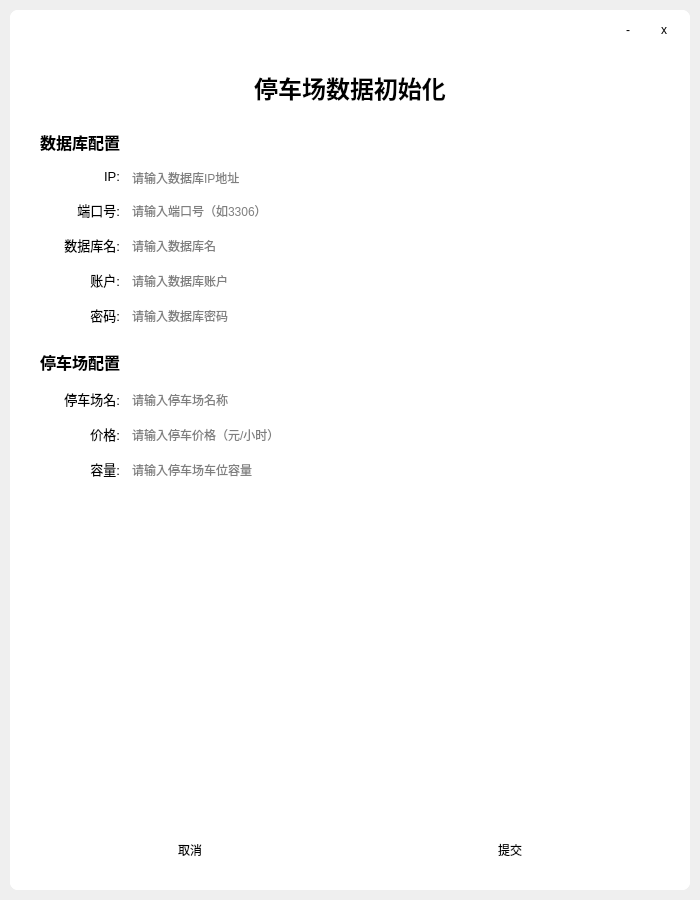
<?xml version="1.0" encoding="UTF-8"?>
<ui version="4.0">
 <class>ConfigInitDialog</class>
 <widget class="QDialog" name="ConfigInitDialog">
  <property name="geometry">
   <rect>
    <x>0</x>
    <y>0</y>
    <width>700</width>
    <height>900</height>
   </rect>
  </property>
  <property name="minimumSize">
   <size>
    <width>700</width>
    <height>900</height>
   </size>
  </property>
  <property name="maximumSize">
   <size>
    <width>700</width>
    <height>900</height>
   </size>
  </property>
  <property name="windowTitle">
   <string>停车场数据初始化</string>
  </property>
  <layout class="QVBoxLayout" name="outerLayout">
   <property name="leftMargin">
    <number>10</number>
   </property>
   <property name="topMargin">
    <number>10</number>
   </property>
   <property name="rightMargin">
    <number>10</number>
   </property>
   <property name="bottomMargin">
    <number>10</number>
   </property>
   <item>
    <widget class="QWidget" name="mainContainer">
     <property name="styleSheet">
      <string>background-color: white; border-radius: 8px;</string>
     </property>
     <layout class="QVBoxLayout" name="containerLayout">
      <property name="spacing">
       <number>0</number>
      </property>
      <property name="leftMargin">
       <number>0</number>
      </property>
      <property name="topMargin">
       <number>0</number>
      </property>
      <property name="rightMargin">
       <number>0</number>
      </property>
      <property name="bottomMargin">
       <number>0</number>
      </property>
      <item>
       <widget class="QWidget" name="titleBar">
        <property name="minimumSize">
         <size>
          <width>0</width>
          <height>40</height>
         </size>
        </property>
        <property name="maximumSize">
         <size>
          <width>16777215</width>
          <height>40</height>
         </size>
        </property>
        <layout class="QHBoxLayout" name="titleBarLayout">
         <property name="spacing">
          <number>0</number>
         </property>
         <property name="leftMargin">
          <number>0</number>
         </property>
         <property name="topMargin">
          <number>0</number>
         </property>
         <property name="rightMargin">
          <number>8</number>
         </property>
         <property name="bottomMargin">
          <number>0</number>
         </property>
         <item>
          <spacer name="titleSpacer">
           <property name="orientation">
            <enum>Qt::Horizontal</enum>
           </property>
           <property name="sizeHint" stdset="0">
            <size>
             <width>40</width>
             <height>20</height>
            </size>
           </property>
          </spacer>
         </item>
         <item>
          <widget class="QPushButton" name="btnMinimize">
           <property name="minimumSize">
            <size>
             <width>36</width>
             <height>28</height>
            </size>
           </property>
           <property name="maximumSize">
            <size>
             <width>36</width>
             <height>28</height>
            </size>
           </property>
           <property name="cursor">
            <cursorShape>PointingHandCursor</cursorShape>
           </property>
           <property name="text">
            <string>-</string>
           </property>
          </widget>
         </item>
         <item>
          <widget class="QPushButton" name="btnClose">
           <property name="minimumSize">
            <size>
             <width>36</width>
             <height>28</height>
            </size>
           </property>
           <property name="maximumSize">
            <size>
             <width>36</width>
             <height>28</height>
            </size>
           </property>
           <property name="cursor">
            <cursorShape>PointingHandCursor</cursorShape>
           </property>
           <property name="text">
            <string>x</string>
           </property>
          </widget>
         </item>
        </layout>
       </widget>
      </item>
      <item>
       <widget class="QWidget" name="contentArea">
        <layout class="QVBoxLayout" name="mainLayout">
         <property name="spacing">
          <number>15</number>
         </property>
         <property name="leftMargin">
          <number>30</number>
         </property>
         <property name="topMargin">
          <number>20</number>
         </property>
         <property name="rightMargin">
          <number>30</number>
         </property>
         <property name="bottomMargin">
          <number>20</number>
         </property>
         <item>
          <widget class="QLabel" name="titleLabel">
           <property name="text">
            <string>&lt;html&gt;&lt;head/&gt;&lt;body&gt;&lt;p align=&quot;center&quot;&gt;&lt;span style=&quot; font-size:18pt; font-weight:600;&quot;&gt;停车场数据初始化&lt;/span&gt;&lt;/p&gt;&lt;/body&gt;&lt;/html&gt;</string>
           </property>
           <property name="alignment">
            <set>Qt::AlignCenter</set>
           </property>
          </widget>
         </item>
         <item>
          <spacer name="topSpacer">
           <property name="orientation">
            <enum>Qt::Vertical</enum>
           </property>
           <property name="sizeType">
            <enum>QSizePolicy::Fixed</enum>
           </property>
           <property name="sizeHint" stdset="0">
            <size>
             <width>20</width>
             <height>10</height>
            </size>
           </property>
          </spacer>
         </item>
         <item>
          <widget class="QLabel" name="dbSectionLabel">
           <property name="text">
            <string>&lt;html&gt;&lt;head/&gt;&lt;body&gt;&lt;p&gt;&lt;span style=&quot; font-size:12pt; font-weight:600;&quot;&gt;数据库配置&lt;/span&gt;&lt;/p&gt;&lt;/body&gt;&lt;/html&gt;</string>
           </property>
          </widget>
         </item>
         <item>
          <layout class="QHBoxLayout" name="ipLayout">
           <property name="spacing">
            <number>10</number>
           </property>
           <item>
            <widget class="QLabel" name="lblIP">
             <property name="minimumSize">
              <size>
               <width>80</width>
               <height>0</height>
              </size>
             </property>
             <property name="maximumSize">
              <size>
               <width>80</width>
               <height>16777215</height>
              </size>
             </property>
             <property name="text">
              <string>&lt;html&gt;&lt;head/&gt;&lt;body&gt;&lt;p&gt;&lt;span style=&quot; font-size:10pt;&quot;&gt;IP:&lt;/span&gt;&lt;/p&gt;&lt;/body&gt;&lt;/html&gt;</string>
             </property>
             <property name="alignment">
              <set>Qt::AlignRight|Qt::AlignTrailing|Qt::AlignVCenter</set>
             </property>
            </widget>
           </item>
           <item>
            <widget class="QLineEdit" name="txtIP">
             <property name="placeholderText">
              <string>请输入数据库IP地址</string>
             </property>
            </widget>
           </item>
          </layout>
         </item>
         <item>
          <layout class="QHBoxLayout" name="portLayout">
           <property name="spacing">
            <number>10</number>
           </property>
           <item>
            <widget class="QLabel" name="lblPort">
             <property name="minimumSize">
              <size>
               <width>80</width>
               <height>0</height>
              </size>
             </property>
             <property name="maximumSize">
              <size>
               <width>80</width>
               <height>16777215</height>
              </size>
             </property>
             <property name="text">
              <string>&lt;html&gt;&lt;head/&gt;&lt;body&gt;&lt;p&gt;&lt;span style=&quot; font-size:10pt;&quot;&gt;端口号:&lt;/span&gt;&lt;/p&gt;&lt;/body&gt;&lt;/html&gt;</string>
             </property>
             <property name="alignment">
              <set>Qt::AlignRight|Qt::AlignTrailing|Qt::AlignVCenter</set>
             </property>
            </widget>
           </item>
           <item>
            <widget class="QLineEdit" name="txtPort">
             <property name="placeholderText">
              <string>请输入端口号（如3306）</string>
             </property>
            </widget>
           </item>
          </layout>
         </item>
         <item>
          <layout class="QHBoxLayout" name="dbNameLayout">
           <property name="spacing">
            <number>10</number>
           </property>
           <item>
            <widget class="QLabel" name="lblDBName">
             <property name="minimumSize">
              <size>
               <width>80</width>
               <height>0</height>
              </size>
             </property>
             <property name="maximumSize">
              <size>
               <width>80</width>
               <height>16777215</height>
              </size>
             </property>
             <property name="text">
              <string>&lt;html&gt;&lt;head/&gt;&lt;body&gt;&lt;p&gt;&lt;span style=&quot; font-size:10pt;&quot;&gt;数据库名:&lt;/span&gt;&lt;/p&gt;&lt;/body&gt;&lt;/html&gt;</string>
             </property>
             <property name="alignment">
              <set>Qt::AlignRight|Qt::AlignTrailing|Qt::AlignVCenter</set>
             </property>
            </widget>
           </item>
           <item>
            <widget class="QLineEdit" name="txtDBName">
             <property name="placeholderText">
              <string>请输入数据库名</string>
             </property>
            </widget>
           </item>
          </layout>
         </item>
         <item>
          <layout class="QHBoxLayout" name="usernameLayout">
           <property name="spacing">
            <number>10</number>
           </property>
           <item>
            <widget class="QLabel" name="lblUsername">
             <property name="minimumSize">
              <size>
               <width>80</width>
               <height>0</height>
              </size>
             </property>
             <property name="maximumSize">
              <size>
               <width>80</width>
               <height>16777215</height>
              </size>
             </property>
             <property name="text">
              <string>&lt;html&gt;&lt;head/&gt;&lt;body&gt;&lt;p&gt;&lt;span style=&quot; font-size:10pt;&quot;&gt;账户:&lt;/span&gt;&lt;/p&gt;&lt;/body&gt;&lt;/html&gt;</string>
             </property>
             <property name="alignment">
              <set>Qt::AlignRight|Qt::AlignTrailing|Qt::AlignVCenter</set>
             </property>
            </widget>
           </item>
           <item>
            <widget class="QLineEdit" name="txtUsername">
             <property name="placeholderText">
              <string>请输入数据库账户</string>
             </property>
            </widget>
           </item>
          </layout>
         </item>
         <item>
          <layout class="QHBoxLayout" name="passwordLayout">
           <property name="spacing">
            <number>10</number>
           </property>
           <item>
            <widget class="QLabel" name="lblPassword">
             <property name="minimumSize">
              <size>
               <width>80</width>
               <height>0</height>
              </size>
             </property>
             <property name="maximumSize">
              <size>
               <width>80</width>
               <height>16777215</height>
              </size>
             </property>
             <property name="text">
              <string>&lt;html&gt;&lt;head/&gt;&lt;body&gt;&lt;p&gt;&lt;span style=&quot; font-size:10pt;&quot;&gt;密码:&lt;/span&gt;&lt;/p&gt;&lt;/body&gt;&lt;/html&gt;</string>
             </property>
             <property name="alignment">
              <set>Qt::AlignRight|Qt::AlignTrailing|Qt::AlignVCenter</set>
             </property>
            </widget>
           </item>
           <item>
            <widget class="QLineEdit" name="txtPassword">
             <property name="echoMode">
              <enum>QLineEdit::Password</enum>
             </property>
             <property name="placeholderText">
              <string>请输入数据库密码</string>
             </property>
            </widget>
           </item>
          </layout>
         </item>
         <item>
          <spacer name="middleSpacer">
           <property name="orientation">
            <enum>Qt::Vertical</enum>
           </property>
           <property name="sizeType">
            <enum>QSizePolicy::Fixed</enum>
           </property>
           <property name="sizeHint" stdset="0">
            <size>
             <width>20</width>
             <height>10</height>
            </size>
           </property>
          </spacer>
         </item>
         <item>
          <widget class="QLabel" name="parkingSectionLabel">
           <property name="text">
            <string>&lt;html&gt;&lt;head/&gt;&lt;body&gt;&lt;p&gt;&lt;span style=&quot; font-size:12pt; font-weight:600;&quot;&gt;停车场配置&lt;/span&gt;&lt;/p&gt;&lt;/body&gt;&lt;/html&gt;</string>
           </property>
          </widget>
         </item>
         <item>
          <layout class="QHBoxLayout" name="parkingNameLayout">
           <property name="spacing">
            <number>10</number>
           </property>
           <item>
            <widget class="QLabel" name="lblParkingName">
             <property name="minimumSize">
              <size>
               <width>80</width>
               <height>0</height>
              </size>
             </property>
             <property name="maximumSize">
              <size>
               <width>80</width>
               <height>16777215</height>
              </size>
             </property>
             <property name="text">
              <string>&lt;html&gt;&lt;head/&gt;&lt;body&gt;&lt;p&gt;&lt;span style=&quot; font-size:10pt;&quot;&gt;停车场名:&lt;/span&gt;&lt;/p&gt;&lt;/body&gt;&lt;/html&gt;</string>
             </property>
             <property name="alignment">
              <set>Qt::AlignRight|Qt::AlignTrailing|Qt::AlignVCenter</set>
             </property>
            </widget>
           </item>
           <item>
            <widget class="QLineEdit" name="txtParkingName">
             <property name="placeholderText">
              <string>请输入停车场名称</string>
             </property>
            </widget>
           </item>
          </layout>
         </item>
         <item>
          <layout class="QHBoxLayout" name="priceLayout">
           <property name="spacing">
            <number>10</number>
           </property>
           <item>
            <widget class="QLabel" name="lblPrice">
             <property name="minimumSize">
              <size>
               <width>80</width>
               <height>0</height>
              </size>
             </property>
             <property name="maximumSize">
              <size>
               <width>80</width>
               <height>16777215</height>
              </size>
             </property>
             <property name="text">
              <string>&lt;html&gt;&lt;head/&gt;&lt;body&gt;&lt;p&gt;&lt;span style=&quot; font-size:10pt;&quot;&gt;价格:&lt;/span&gt;&lt;/p&gt;&lt;/body&gt;&lt;/html&gt;</string>
             </property>
             <property name="alignment">
              <set>Qt::AlignRight|Qt::AlignTrailing|Qt::AlignVCenter</set>
             </property>
            </widget>
           </item>
           <item>
            <widget class="QLineEdit" name="txtPrice">
             <property name="placeholderText">
              <string>请输入停车价格（元/小时）</string>
             </property>
            </widget>
           </item>
          </layout>
         </item>
         <item>
          <layout class="QHBoxLayout" name="capacityLayout">
           <property name="spacing">
            <number>10</number>
           </property>
           <item>
            <widget class="QLabel" name="lblCapacity">
             <property name="minimumSize">
              <size>
               <width>80</width>
               <height>0</height>
              </size>
             </property>
             <property name="maximumSize">
              <size>
               <width>80</width>
               <height>16777215</height>
              </size>
             </property>
             <property name="text">
              <string>&lt;html&gt;&lt;head/&gt;&lt;body&gt;&lt;p&gt;&lt;span style=&quot; font-size:10pt;&quot;&gt;容量:&lt;/span&gt;&lt;/p&gt;&lt;/body&gt;&lt;/html&gt;</string>
             </property>
             <property name="alignment">
              <set>Qt::AlignRight|Qt::AlignTrailing|Qt::AlignVCenter</set>
             </property>
            </widget>
           </item>
           <item>
            <widget class="QLineEdit" name="txtCapacity">
             <property name="placeholderText">
              <string>请输入停车场车位容量</string>
             </property>
            </widget>
           </item>
          </layout>
         </item>
         <item>
          <spacer name="buttonTopSpacer">
           <property name="orientation">
            <enum>Qt::Vertical</enum>
           </property>
           <property name="sizeType">
            <enum>QSizePolicy::Expanding</enum>
           </property>
           <property name="sizeHint" stdset="0">
            <size>
             <width>20</width>
             <height>10</height>
            </size>
           </property>
          </spacer>
         </item>
         <item>
          <layout class="QHBoxLayout" name="buttonLayout">
           <property name="spacing">
            <number>20</number>
           </property>
           <item>
            <widget class="QPushButton" name="btnCancel">
             <property name="minimumSize">
              <size>
               <width>0</width>
               <height>40</height>
              </size>
             </property>
             <property name="text">
              <string>取消</string>
             </property>
            </widget>
           </item>
           <item>
            <widget class="QPushButton" name="btnSubmit">
             <property name="minimumSize">
              <size>
               <width>0</width>
               <height>40</height>
              </size>
             </property>
             <property name="text">
              <string>提交</string>
             </property>
            </widget>
           </item>
          </layout>
         </item>
        </layout>
       </widget>
      </item>
     </layout>
    </widget>
   </item>
  </layout>
 </widget>
 <resources/>
 <connections/>
</ui>
